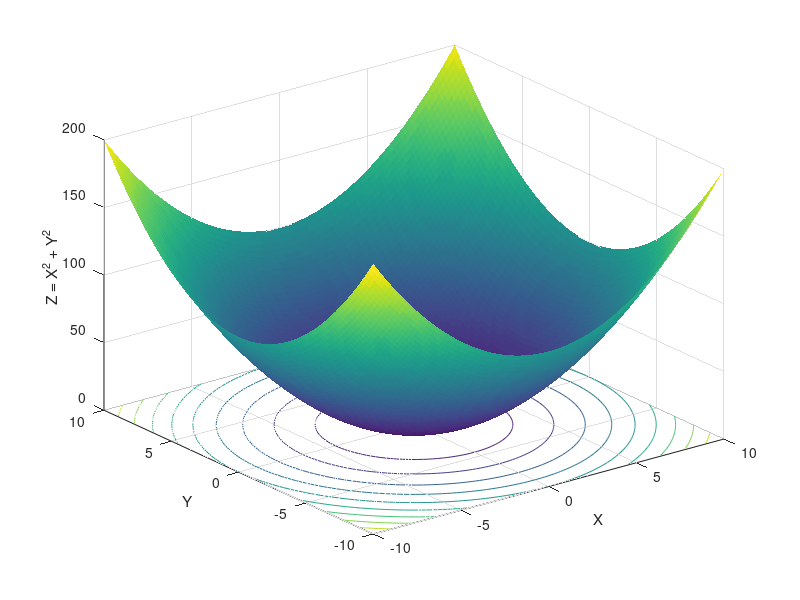

The MATLAB script that drew this image: (Note: this script raises an error after producing the figure.)
function createOptimizationPlots

close all; clc;

%%%%%%%%%%%%
%% Inputs %%
%%%%%%%%%%%%

linewidth = 2;

x = linspace(-10,10,101);
y = linspace(-10,10,101);

[X,Y] = meshgrid(x,y);

J = X.^2 + Y.^2;

contourVals = linspace(min(min(J)),max(max(J)),11);

xConst = linspace(-10,0,101);
m = -1;
b = -9;
yConst = m*xConst+b;
JConst = xConst.^2 + yConst.^2;

%%%%%%%%%%%%%%%%%%%%%%%%
%% Plot Cost Function %%
%%%%%%%%%%%%%%%%%%%%%%%%

figure;
surf(X,Y,J,'EdgeColor','none','LineStyle','none');
hold on;
[c,h] = contour(X,Y,J,contourVals);
% clabel(c,h);
xlabel('X');
ylabel('Y');
zlabel('Z = X^2 + Y^2');
presentation_plot;

%%%%%%%%%%%%%%%%%%%%%%%%%%%%%%%%%%%%%%%%
%% Plot Cost Function with Constraint %%
%%%%%%%%%%%%%%%%%%%%%%%%%%%%%%%%%%%%%%%%

figure;
surf(X,Y,J,'EdgeColor','none','LineStyle','none');
hold on;
[c,h] = contour(X,Y,J,contourVals);
% clabel(c,h);
xlabel('X');
ylabel('Y');
zlabel('Z = X^2 + Y^2');
presentation_plot;
% alpha(0.4)

plot(xConst,yConst,'k','Linewidth',linewidth);
plot3(xConst,yConst,JConst,'k','Linewidth',linewidth);

return

